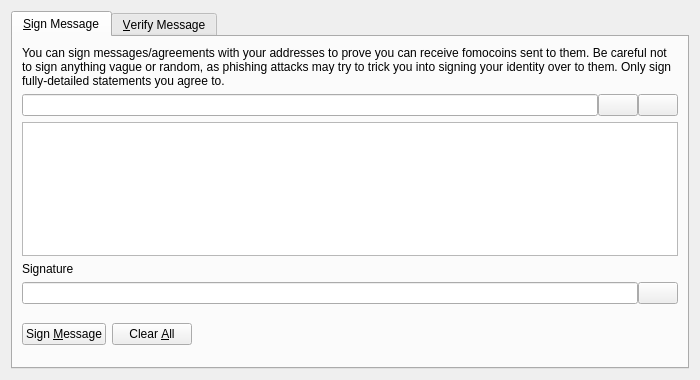
<?xml version="1.0" encoding="UTF-8"?>
<ui version="4.0">
 <class>SignVerifyMessageDialog</class>
 <widget class="QDialog" name="SignVerifyMessageDialog">
  <property name="geometry">
   <rect>
    <x>0</x>
    <y>0</y>
    <width>700</width>
    <height>380</height>
   </rect>
  </property>
  <property name="windowTitle">
   <string>Signatures - Sign / Verify a Message</string>
  </property>
  <property name="modal">
   <bool>true</bool>
  </property>
  <layout class="QVBoxLayout" name="verticalLayout">
   <item>
    <widget class="QTabWidget" name="tabWidget">
     <property name="currentIndex">
      <number>0</number>
     </property>
     <widget class="QWidget" name="tabSignMessage">
      <attribute name="title">
       <string>&amp;Sign Message</string>
      </attribute>
      <layout class="QVBoxLayout" name="verticalLayout_SM">
       <item>
        <widget class="QLabel" name="infoLabel_SM">
         <property name="text">
          <string>You can sign messages/agreements with your addresses to prove you can receive fomocoins sent to them. Be careful not to sign anything vague or random, as phishing attacks may try to trick you into signing your identity over to them. Only sign fully-detailed statements you agree to.</string>
         </property>
         <property name="textFormat">
          <enum>Qt::PlainText</enum>
         </property>
         <property name="wordWrap">
          <bool>true</bool>
         </property>
        </widget>
       </item>
       <item>
        <layout class="QHBoxLayout" name="horizontalLayout_1_SM">
         <property name="spacing">
          <number>0</number>
         </property>
         <item>
          <widget class="QValidatedLineEdit" name="addressIn_SM">
           <property name="toolTip">
            <string>The Litecoin address to sign the message with</string>
           </property>
          </widget>
         </item>
         <item>
          <widget class="QPushButton" name="addressBookButton_SM">
           <property name="toolTip">
            <string>Choose previously used address</string>
           </property>
           <property name="text">
            <string/>
           </property>
           <property name="icon">
            <iconset resource="../bitcoin.qrc">
             <normaloff>:/icons/address-book</normaloff>:/icons/address-book</iconset>
           </property>
           <property name="shortcut">
            <string>Alt+A</string>
           </property>
           <property name="autoDefault">
            <bool>false</bool>
           </property>
          </widget>
         </item>
         <item>
          <widget class="QPushButton" name="pasteButton_SM">
           <property name="toolTip">
            <string>Paste address from clipboard</string>
           </property>
           <property name="text">
            <string/>
           </property>
           <property name="icon">
            <iconset resource="../bitcoin.qrc">
             <normaloff>:/icons/editpaste</normaloff>:/icons/editpaste</iconset>
           </property>
           <property name="shortcut">
            <string>Alt+P</string>
           </property>
           <property name="autoDefault">
            <bool>false</bool>
           </property>
          </widget>
         </item>
        </layout>
       </item>
       <item>
        <widget class="QPlainTextEdit" name="messageIn_SM">
         <property name="toolTip">
          <string>Enter the message you want to sign here</string>
         </property>
        </widget>
       </item>
       <item>
        <widget class="QLabel" name="signatureLabel_SM">
         <property name="text">
          <string>Signature</string>
         </property>
         <property name="textFormat">
          <enum>Qt::PlainText</enum>
         </property>
        </widget>
       </item>
       <item>
        <layout class="QHBoxLayout" name="horizontalLayout_2_SM">
         <property name="spacing">
          <number>0</number>
         </property>
         <item>
          <widget class="QLineEdit" name="signatureOut_SM">
           <property name="font">
            <font>
             <italic>true</italic>
            </font>
           </property>
           <property name="readOnly">
            <bool>true</bool>
           </property>
          </widget>
         </item>
         <item>
          <widget class="QPushButton" name="copySignatureButton_SM">
           <property name="toolTip">
            <string>Copy the current signature to the system clipboard</string>
           </property>
           <property name="text">
            <string/>
           </property>
           <property name="icon">
            <iconset resource="../bitcoin.qrc">
             <normaloff>:/icons/editcopy</normaloff>:/icons/editcopy</iconset>
           </property>
           <property name="autoDefault">
            <bool>false</bool>
           </property>
          </widget>
         </item>
        </layout>
       </item>
       <item>
        <layout class="QHBoxLayout" name="horizontalLayout_3_SM">
         <item>
          <widget class="QPushButton" name="signMessageButton_SM">
           <property name="toolTip">
            <string>Sign the message to prove you own this Litecoin address</string>
           </property>
           <property name="text">
            <string>Sign &amp;Message</string>
           </property>
           <property name="icon">
            <iconset resource="../bitcoin.qrc">
             <normaloff>:/icons/edit</normaloff>:/icons/edit</iconset>
           </property>
           <property name="autoDefault">
            <bool>false</bool>
           </property>
          </widget>
         </item>
         <item>
          <widget class="QPushButton" name="clearButton_SM">
           <property name="toolTip">
            <string>Reset all sign message fields</string>
           </property>
           <property name="text">
            <string>Clear &amp;All</string>
           </property>
           <property name="icon">
            <iconset resource="../bitcoin.qrc">
             <normaloff>:/icons/remove</normaloff>:/icons/remove</iconset>
           </property>
           <property name="autoDefault">
            <bool>false</bool>
           </property>
          </widget>
         </item>
         <item>
          <spacer name="horizontalSpacer_1_SM">
           <property name="orientation">
            <enum>Qt::Horizontal</enum>
           </property>
           <property name="sizeHint" stdset="0">
            <size>
             <width>40</width>
             <height>48</height>
            </size>
           </property>
          </spacer>
         </item>
         <item>
          <widget class="QLabel" name="statusLabel_SM">
           <property name="font">
            <font>
             <weight>75</weight>
             <bold>true</bold>
            </font>
           </property>
           <property name="text">
            <string/>
           </property>
           <property name="wordWrap">
            <bool>true</bool>
           </property>
          </widget>
         </item>
         <item>
          <spacer name="horizontalSpacer_2_SM">
           <property name="orientation">
            <enum>Qt::Horizontal</enum>
           </property>
           <property name="sizeHint" stdset="0">
            <size>
             <width>40</width>
             <height>48</height>
            </size>
           </property>
          </spacer>
         </item>
        </layout>
       </item>
      </layout>
     </widget>
     <widget class="QWidget" name="tabVerifyMessage">
      <attribute name="title">
       <string>&amp;Verify Message</string>
      </attribute>
      <layout class="QVBoxLayout" name="verticalLayout_VM">
       <item>
        <widget class="QLabel" name="infoLabel_VM">
         <property name="text">
          <string>Enter the receiver's address, message (ensure you copy line breaks, spaces, tabs, etc. exactly) and signature below to verify the message. Be careful not to read more into the signature than what is in the signed message itself, to avoid being tricked by a man-in-the-middle attack. Note that this only proves the signing party receives with the address, it cannot prove sendership of any transaction!</string>
         </property>
         <property name="textFormat">
          <enum>Qt::PlainText</enum>
         </property>
         <property name="alignment">
          <set>Qt::AlignLeading|Qt::AlignLeft|Qt::AlignTop</set>
         </property>
         <property name="wordWrap">
          <bool>true</bool>
         </property>
        </widget>
       </item>
       <item>
        <layout class="QHBoxLayout" name="horizontalLayout_1_VM">
         <property name="spacing">
          <number>0</number>
         </property>
         <item>
          <widget class="QValidatedLineEdit" name="addressIn_VM">
           <property name="toolTip">
            <string>The Litecoin address the message was signed with</string>
           </property>
          </widget>
         </item>
         <item>
          <widget class="QPushButton" name="addressBookButton_VM">
           <property name="toolTip">
            <string>Choose previously used address</string>
           </property>
           <property name="text">
            <string/>
           </property>
           <property name="icon">
            <iconset resource="../bitcoin.qrc">
             <normaloff>:/icons/address-book</normaloff>:/icons/address-book</iconset>
           </property>
           <property name="shortcut">
            <string>Alt+A</string>
           </property>
           <property name="autoDefault">
            <bool>false</bool>
           </property>
          </widget>
         </item>
        </layout>
       </item>
       <item>
        <widget class="QPlainTextEdit" name="messageIn_VM"/>
       </item>
       <item>
        <widget class="QValidatedLineEdit" name="signatureIn_VM"/>
       </item>
       <item>
        <layout class="QHBoxLayout" name="horizontalLayout_2_VM">
         <item>
          <widget class="QPushButton" name="verifyMessageButton_VM">
           <property name="toolTip">
            <string>Verify the message to ensure it was signed with the specified Litecoin address</string>
           </property>
           <property name="text">
            <string>Verify &amp;Message</string>
           </property>
           <property name="icon">
            <iconset resource="../bitcoin.qrc">
             <normaloff>:/icons/transaction_0</normaloff>:/icons/transaction_0</iconset>
           </property>
           <property name="autoDefault">
            <bool>false</bool>
           </property>
          </widget>
         </item>
         <item>
          <widget class="QPushButton" name="clearButton_VM">
           <property name="toolTip">
            <string>Reset all verify message fields</string>
           </property>
           <property name="text">
            <string>Clear &amp;All</string>
           </property>
           <property name="icon">
            <iconset resource="../bitcoin.qrc">
             <normaloff>:/icons/remove</normaloff>:/icons/remove</iconset>
           </property>
           <property name="autoDefault">
            <bool>false</bool>
           </property>
          </widget>
         </item>
         <item>
          <spacer name="horizontalSpacer_1_VM">
           <property name="orientation">
            <enum>Qt::Horizontal</enum>
           </property>
           <property name="sizeHint" stdset="0">
            <size>
             <width>40</width>
             <height>48</height>
            </size>
           </property>
          </spacer>
         </item>
         <item>
          <widget class="QLabel" name="statusLabel_VM">
           <property name="font">
            <font>
             <weight>75</weight>
             <bold>true</bold>
            </font>
           </property>
           <property name="text">
            <string/>
           </property>
           <property name="wordWrap">
            <bool>true</bool>
           </property>
          </widget>
         </item>
         <item>
          <spacer name="horizontalSpacer_2_VM">
           <property name="orientation">
            <enum>Qt::Horizontal</enum>
           </property>
           <property name="sizeHint" stdset="0">
            <size>
             <width>40</width>
             <height>48</height>
            </size>
           </property>
          </spacer>
         </item>
        </layout>
       </item>
      </layout>
     </widget>
    </widget>
   </item>
  </layout>
 </widget>
 <customwidgets>
  <customwidget>
   <class>QValidatedLineEdit</class>
   <extends>QLineEdit</extends>
   <header>qvalidatedlineedit.h</header>
  </customwidget>
 </customwidgets>
 <resources>
  <include location="../bitcoin.qrc"/>
 </resources>
 <connections/>
</ui>
